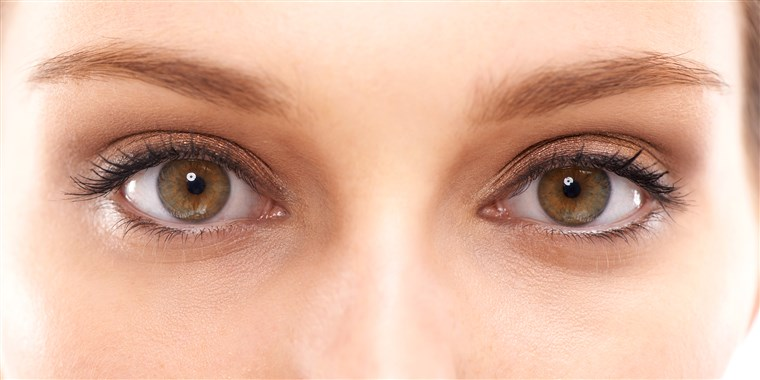
#> input picture image_processing_projects/FindCircle/eye.jpg, 760 x 380 px, found by its file name
$ python practice02.py
#> lines starting #> are read from the running program, lines starting #| are printed output that depends on the picture
import cv2
import numpy as np

img = cv2.imread('/home/kriskim/Documents/Python/eye.jpg',0)
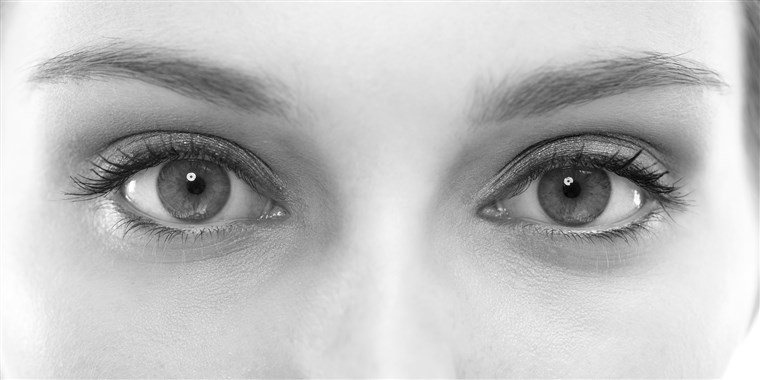
#> img: shape (380, 760); min 1, max 255, mean 191.5
img = cv2.medianBlur(img,5)
cimg = cv2.cvtColor(img,cv2.COLOR_GRAY2BGR)

circles = cv2.HoughCircles(img,cv2.HOUGH_GRADIENT,1,150,
                            param1=80,param2=50,minRadius=0,maxRadius=0)
#> circles = [[591.5, 251.5, 114.9], [180.5, 178.5, 50.8]]

circles = np.uint16(np.around(circles))
#> circles = [[592, 252, 115], [180, 178, 51]]
for i in circles[0,:]:
    # draw the outer circle
    cv2.circle(cimg,(i[0],i[1]),i[2],(0,255,0),2)
    # draw the center of the circle
    cv2.circle(cimg,(i[0],i[1]),2,(0,0,255),3)
#> this loop made 2 passes
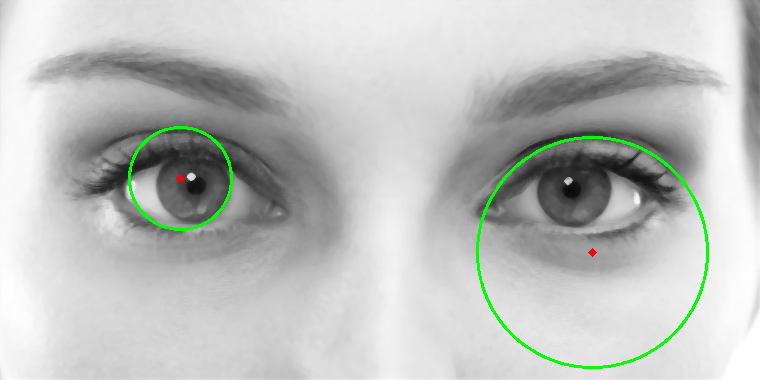
#> cimg: shape (380, 760, 3); mean B, G, R 189.8, 192.6, 189.9

cv2.imshow('detected circles',cimg)
k = cv2.waitKey(0)
#> (key Esc is pressed here)
if k == 27:         # wait for ESC key to exit
    cv2.destroyAllWindows()
elif k == ord('s'): # wait for 's' key to save and exit
    cv2.imwrite('/home/kriskim/Documents/Python/circled_eye.png',cimg)
    cv2.destroyAllWindows()
